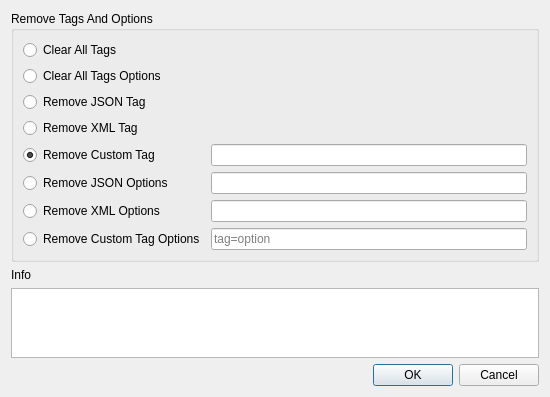
<?xml version="1.0" encoding="UTF-8"?>
<ui version="4.0">
 <class>GoRemoveTagsDialog</class>
 <widget class="QDialog" name="GoRemoveTagsDialog">
  <property name="geometry">
   <rect>
    <x>0</x>
    <y>0</y>
    <width>550</width>
    <height>360</height>
   </rect>
  </property>
  <property name="windowTitle">
   <string>Remove Tags From Struct Field</string>
  </property>
  <layout class="QVBoxLayout" name="verticalLayout">
   <item>
    <widget class="QGroupBox" name="groupBox">
     <property name="title">
      <string>Remove Tags And Options</string>
     </property>
     <layout class="QGridLayout" name="gridLayout">
      <item row="0" column="0">
       <widget class="QRadioButton" name="clearAllTagsRadioButton">
        <property name="text">
         <string>Clear All Tags</string>
        </property>
        <property name="checked">
         <bool>false</bool>
        </property>
       </widget>
      </item>
      <item row="1" column="0">
       <widget class="QRadioButton" name="clearAllOptionsRadioButton">
        <property name="text">
         <string>Clear All Tags Options</string>
        </property>
       </widget>
      </item>
      <item row="2" column="0">
       <widget class="QRadioButton" name="removeJsonTagRadioButton">
        <property name="text">
         <string>Remove JSON Tag</string>
        </property>
       </widget>
      </item>
      <item row="3" column="0">
       <widget class="QRadioButton" name="removeXmlTagRadioButton">
        <property name="text">
         <string>Remove XML Tag</string>
        </property>
       </widget>
      </item>
      <item row="4" column="0">
       <widget class="QRadioButton" name="removeCustomTagRadioButton">
        <property name="text">
         <string>Remove Custom Tag</string>
        </property>
        <property name="checked">
         <bool>true</bool>
        </property>
       </widget>
      </item>
      <item row="4" column="1">
       <widget class="QLineEdit" name="customTaglineEdit">
        <property name="toolTip">
         <string>Multiple tags separated by commas</string>
        </property>
       </widget>
      </item>
      <item row="5" column="0">
       <widget class="QRadioButton" name="removeJsonOptionRadioButton">
        <property name="text">
         <string>Remove JSON Options</string>
        </property>
       </widget>
      </item>
      <item row="5" column="1">
       <widget class="QLineEdit" name="jsonOptionLineEdit">
        <property name="toolTip">
         <string>Multiple options separated by commas</string>
        </property>
       </widget>
      </item>
      <item row="6" column="0">
       <widget class="QRadioButton" name="removeXmlOptionRadioButton">
        <property name="text">
         <string>Remove XML Options</string>
        </property>
       </widget>
      </item>
      <item row="6" column="1">
       <widget class="QLineEdit" name="xmlOptionLineEdit">
        <property name="toolTip">
         <string>Multiple options separated by commas</string>
        </property>
        <property name="cursorPosition">
         <number>0</number>
        </property>
        <property name="placeholderText">
         <string/>
        </property>
       </widget>
      </item>
      <item row="7" column="0">
       <widget class="QRadioButton" name="removeCustomOptionRadioButton">
        <property name="text">
         <string>Remove Custom Tag Options</string>
        </property>
       </widget>
      </item>
      <item row="7" column="1">
       <widget class="QLineEdit" name="customOptionLineEdit">
        <property name="toolTip">
         <string>Setup remove custom tag and option, example tag=opt1,tag=opt2</string>
        </property>
        <property name="placeholderText">
         <string>tag=option</string>
        </property>
       </widget>
      </item>
     </layout>
    </widget>
   </item>
   <item>
    <widget class="QLabel" name="infoLabel">
     <property name="text">
      <string>Info</string>
     </property>
    </widget>
   </item>
   <item>
    <widget class="QPlainTextEdit" name="argumentsEdit"/>
   </item>
   <item>
    <widget class="QDialogButtonBox" name="buttonBox">
     <property name="orientation">
      <enum>Qt::Horizontal</enum>
     </property>
     <property name="standardButtons">
      <set>QDialogButtonBox::Cancel|QDialogButtonBox::Ok</set>
     </property>
    </widget>
   </item>
  </layout>
 </widget>
 <resources/>
 <connections>
  <connection>
   <sender>buttonBox</sender>
   <signal>accepted()</signal>
   <receiver>GoRemoveTagsDialog</receiver>
   <slot>accept()</slot>
   <hints>
    <hint type="sourcelabel">
     <x>248</x>
     <y>254</y>
    </hint>
    <hint type="destinationlabel">
     <x>157</x>
     <y>274</y>
    </hint>
   </hints>
  </connection>
  <connection>
   <sender>buttonBox</sender>
   <signal>rejected()</signal>
   <receiver>GoRemoveTagsDialog</receiver>
   <slot>reject()</slot>
   <hints>
    <hint type="sourcelabel">
     <x>316</x>
     <y>260</y>
    </hint>
    <hint type="destinationlabel">
     <x>286</x>
     <y>274</y>
    </hint>
   </hints>
  </connection>
 </connections>
</ui>
